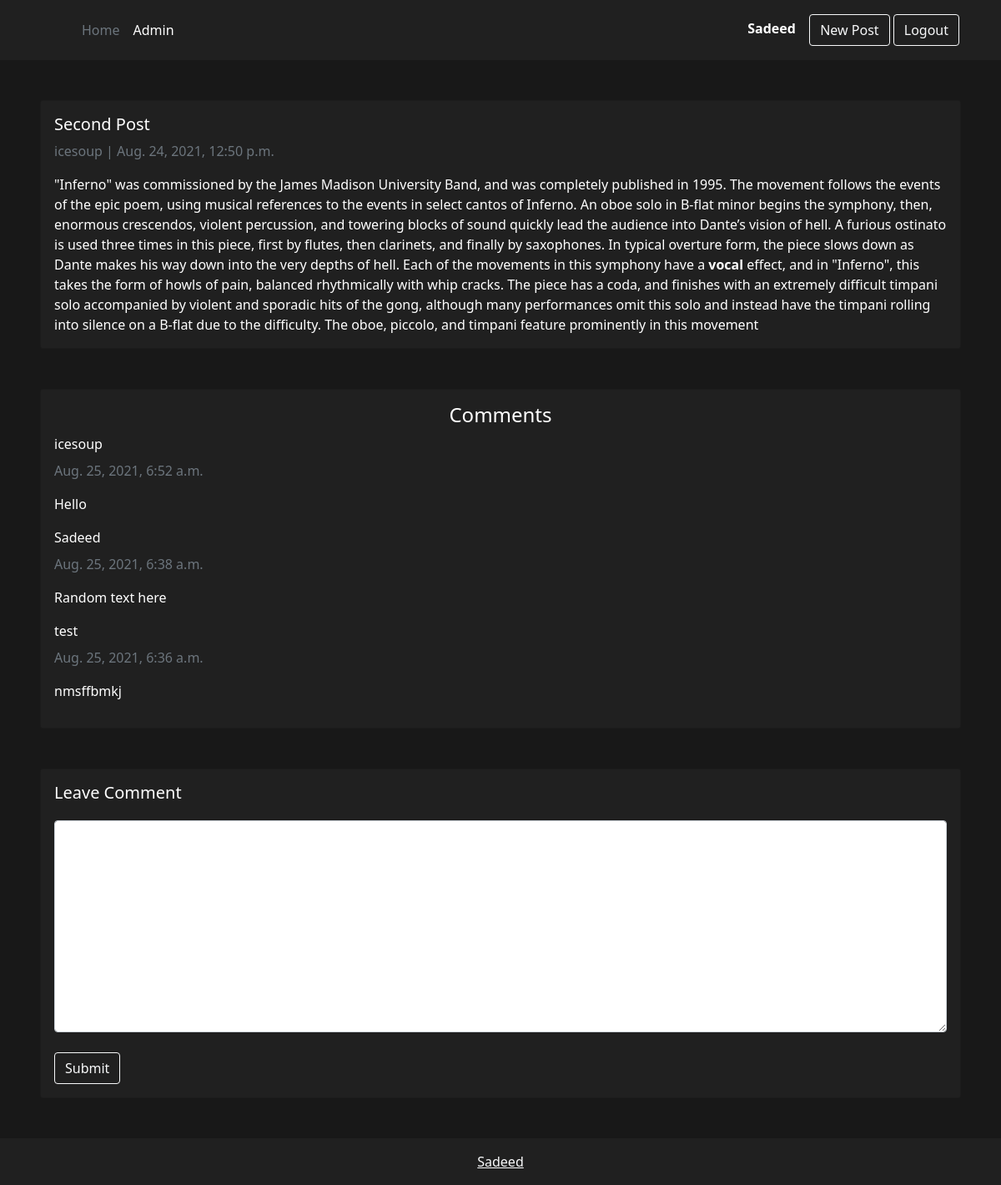
/second-post/ (signed in), run on the app's committed database.
### blog/models.py (models this page shows, shortened)
class Post(models.Model):
    title = models.CharField(max_length=200, unique=True)
    slug = models.SlugField(max_length=200, unique=True)
    author = models.ForeignKey(
        User, on_delete=models.CASCADE, related_name='blog_posts')
    updatedOn = models.DateTimeField(auto_now=True)
    content = models.TextField()
    createdOn = models.DateTimeField(auto_now_add=True)
    status = models.IntegerField(choices=STATUS, default=1)
    class Meta:
        ordering = ['-createdOn']

class Comment(models.Model):
    post = models.ForeignKey(
        Post, on_delete=models.CASCADE, related_name='comments')
    name = models.CharField(max_length=80)
    body = models.TextField()
    createdOn = models.DateTimeField(auto_now_add=True)
    active = models.BooleanField(default=True)
    class Meta:
        ordering = ['-createdOn']

### blog/views.py (the view)
# urls.py: path('<slug:slug>/', views.PostDetail.as_view(), name='post_detail'),
class PostDetail(generic.DetailView):
    template_name = 'blog/post_detail.html'
    model = Post
    form_class = CommentForm
    def get_context_data(self, **kwargs):
        context = super().get_context_data(**kwargs)
        obj = super().get_object()
        context['comments'] = obj.comments.filter(active=True)
        context['post'] = obj
        context['form'] = self.form_class
        return context

### blog/templates/blog/post_detail.html (shortened to what this page needs)
{% extends 'base.html' %}
{% load crispy_forms_tags %}
{% block content %}
<div class="card m-5" style="background-color: #202020; color: #FFFFFF;">
    <div class="card-body">
      <h5 class="card-title">{{ post.title }}</h5>
      <p class=" text-muted">{{ post.author }} | {{ post.createdOn }}</p>
      <p class="card-text ">{{ post.content | safe }}</p>
    </div>
</div>
<div class="card m-5" style="background-color: #202020; color: #FFFFFF;">
  <div class="card-body">
    <h4 class="card-title text-center">Comments</h4>
    {% for comment in comments %}
    <p class="card-title">{{ comment.name }}</p>
    <p class=" text-muted">{{ comment.createdOn }}</p>
    <p class="card-text">{{ comment.body | linebreaks }}</p>
    {% empty %}
    <p class="alert alert-dark text-center" role="alert">Post a comment to populate this field</p>
    {% endfor %}
  </div>
</div>
<div class="card m-5" style="background-color: #202020; color: #FFFFFF;">
  <div class="card-body">
    {% if user.is_authenticated %}
      {% if new_comment %}
      <div class="alert alert-success" role="alert">
        Your comment is awaiting moderation
      </div>
      {% else %}
      <h5 class="card-title">Leave Comment</h5>
      <form method="post" action="{% url 'comment' post.slug %}" style="margin-top: 1.3em;">
        {{ form | crispy }}
        <br>
        <button type="submit" class="btn btn-outline-light">Submit</button>
      </form>
      {% endif %}
    {% else %}
    <div class="alert alert-danger" role="alert">
      Login to post a comment
    </div>
    {% endif %}
  </div>
</div>
{% endblock content %}

### templates/snippets/header.html (shortened to what this page needs)
<header class="p-3 text-white" style="background-color: #202020">
  <div class="container">
    <div class="d-flex flex-wrap align-items-center justify-content-center justify-content-lg-start">
      <a href="/" class="d-flex align-items-center mb-2 mb-lg-0 text-white text-decoration-none">
        <svg class="bi me-2" width="40" height="32" role="img" aria-label="Bootstrap"><use xlink:href="#bootstrap"/></svg>
      </a>
      <ul class="nav col-12 col-lg-auto me-lg-auto mb-2 justify-content-center mb-md-0">
        <li><a href="{% url 'home' %}" class="nav-link px-2 text-secondary">Home</a></li>
        <li><a href="/admin" class="nav-link px-2 text-white">Admin</a></li>
      </ul>
      <div class="text-end">
        {% if user.is_authenticated %}
        <b>{{ user.username }}</b> &ensp;
        <a role="button" href="{% url 'post_new' %}" class="btn btn-outline-light" >New Post</a>
        <a role="button" href="/accounts/logout" class="btn btn-outline-light me-2">Logout</a>
        {% else %}
        <a role="button" href='/accounts/login' class="btn btn-outline-light me-2">Login</a>
        <a role="button" href="{% url 'register' %}" class="btn btn-outline-light me-2">Register</a>
        {% endif %}
      </div>
    </div>
  </div>
</header>

### templates/snippets/base_css.html (style rules this page uses)
body { background-color: #181818; }
:root { --main-background-color: #181818; --dark-background-color: #202020; --secondary-text-color: #AAAAAA; --light-primary-text-color: #FFFFFF; }

### data on the page
Post: title "Second Post", author "icesoup", createdOn "Aug. 24, 2021, 12:50 p.m.", content "\"Inferno\" was commissioned by the James Madison University Band, and was completely published in 1995. The movement follows the events of the epic poem, using musical references to the events in select cantos of Inferno. An oboe solo in B-flat minor begins the symphony, then, enormous crescendos, violent percussion, and towering blocks of sound quickly lead the audience into Dante’s vision of hell. A furious ostinato is used three times in this piece, first by flutes, then clarinets, and finally by saxophones. In typical overture form, the piece slows down as Dante makes his way down into the very depths of hell. Each of the movements in this symphony have a vocal effect, and in \"Inferno\",…"
Comment: name "icesoup", createdOn "Aug. 25, 2021, 6:52 a.m.", body "Hello"
Comment: name "Sadeed", createdOn "Aug. 25, 2021, 6:38 a.m.", body "Random text here"
Comment: name "test", createdOn "Aug. 25, 2021, 6:36 a.m.", body "nmsffbmkj"

### other printed values
{{ user.username }} "Sadeed"
